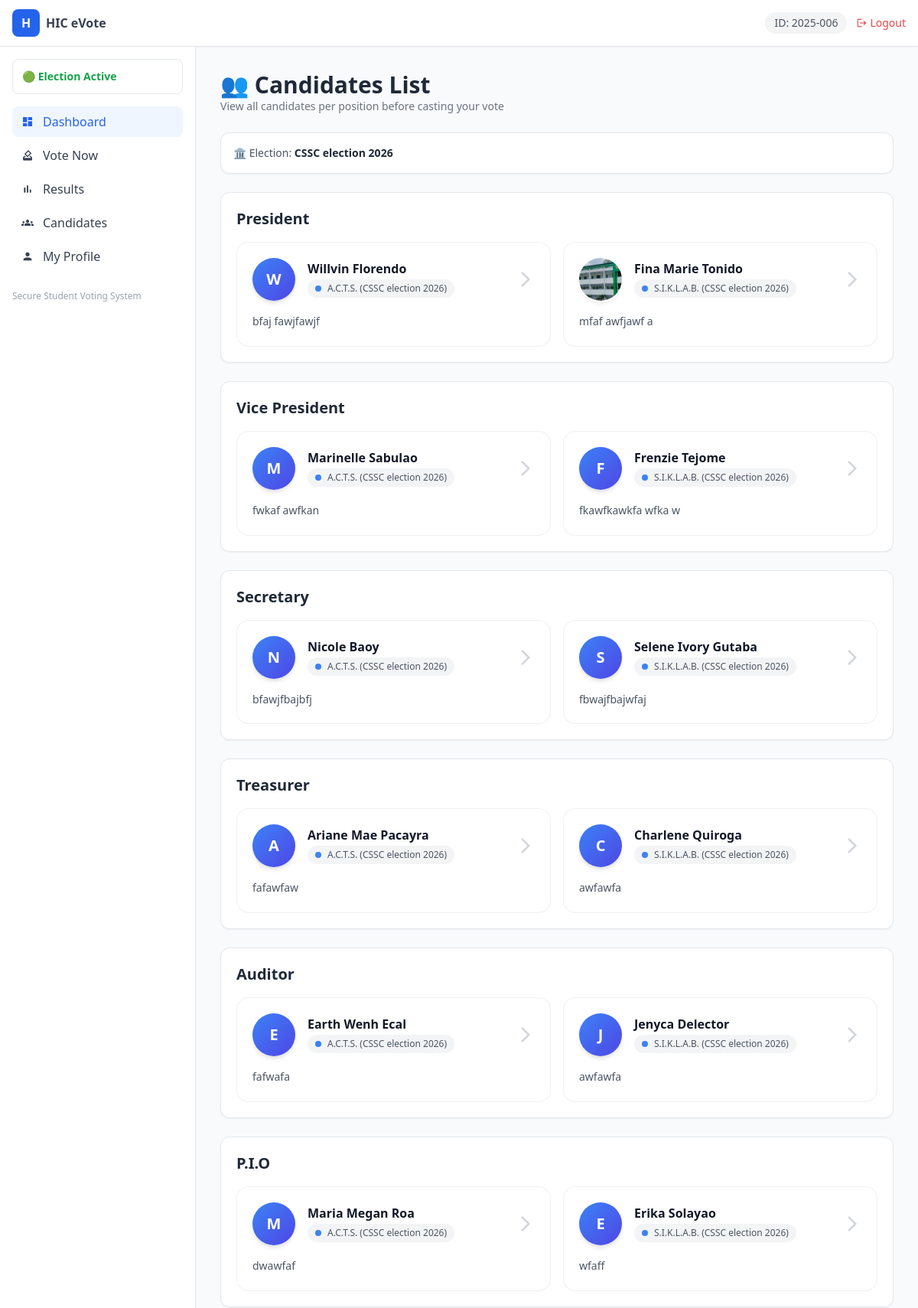
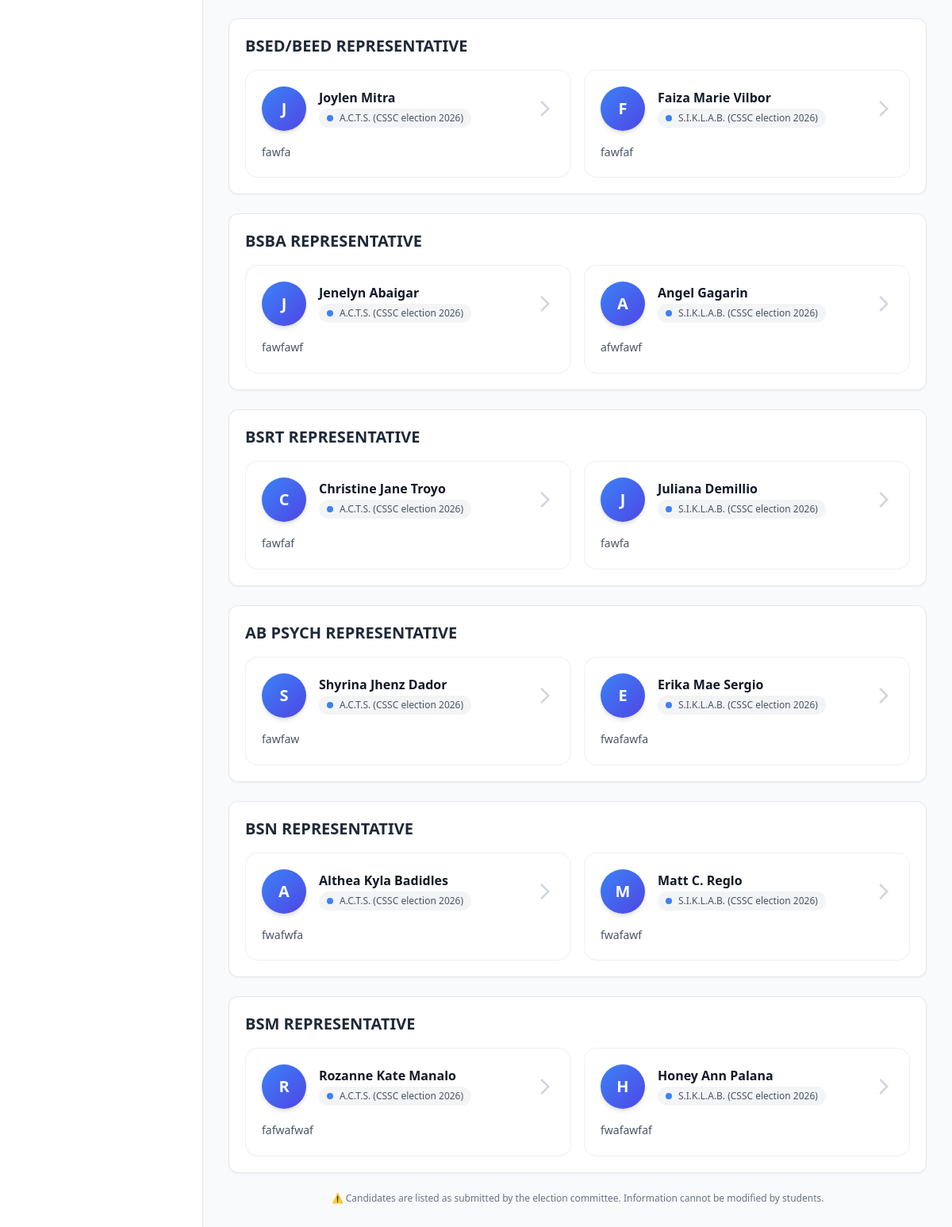
Page /students/student_candidate_list/ (signed in) on the committed database (2 pictures, top to bottom).
### election/models.py (models this page shows, shortened)
class Election(models.Model):
    title = models.CharField(max_length=255)
    description = models.TextField(blank=True)
    start_datetime = models.DateTimeField()
    end_datetime = models.DateTimeField()
    is_active = models.BooleanField(default=False)
    created_at = models.DateTimeField(auto_now_add=True)

class Position(models.Model):
    election = models.ForeignKey(Election, on_delete=models.CASCADE, related_name='positions')
    name = models.CharField(max_length=100)
    max_vote = models.IntegerField(default=1)
    order = models.IntegerField(default=0)

class Candidate(models.Model):
    election = models.ForeignKey(Election, on_delete=models.CASCADE, related_name='candidates')
    position = models.ForeignKey(Position, on_delete=models.CASCADE, related_name='candidates')
    full_name = models.CharField(max_length=255)
    party = models.ForeignKey(PartyList, on_delete=models.SET_NULL, null=True, blank=True, related_name='candidates')
    photo = models.ImageField(upload_to='candidates/', blank=True, null=True)
    campaign_description = models.TextField()
    qualifications = models.TextField(blank=True)
    achievements = models.TextField(blank=True)
    eligibility = models.TextField(blank=True)
    platform = models.TextField(blank=True)
    course = models.CharField(max_length=100, blank=True, null=True)
    year_level = models.CharField(max_length=20, blank=True, null=True)
    section = models.CharField(max_length=20, blank=True, null=True)
    is_active = models.BooleanField(default=True)

class PartyList(models.Model):
    election = models.ForeignKey(Election, on_delete=models.CASCADE, related_name='parties')
    name = models.CharField(max_length=255)
    description = models.TextField(blank=True)
    logo = models.ImageField(upload_to='party_logos/', blank=True, null=True)
    slogan = models.CharField(max_length=255, blank=True)
    is_active = models.BooleanField(default=True)
    def __str__(self):
        return f"{self.name} ({self.election.title})"

### students/views.py (the view)
# urls.py: path('student_candidate_list/', views.student_candidate_list, name='student_candidate_list'),
def student_candidate_list(request):
    student_id = request.session.get('student_id')
    if not student_id:
        return redirect('student_login')
    election = Election.objects.filter(is_active=True).first()
    candidates = Candidate.objects.filter(election=election, is_active=True)
    return render(request, "students/student_candidate_list.html", {
        "candidates": candidates,
        "election": election,
    })

### election/context_processors.py (called while the page is built)
def election_status(request):
    return get_election_status()

### election/utils.py (called while the page is built)
def get_election_status():
    election = Election.objects.first()
    if not election:
        return {
            "status": "none",
            "election": None
        }
    now = timezone.now()
    if election.start_datetime and now < election.start_datetime:
        return {
            "status": "upcoming",
            "election": election
        }
    if election.end_datetime and now > election.end_datetime:
        return {
            "status": "closed",
            "election": election
        }
    if election.is_active:
        return {
            "status": "active",
            "election": election
        }
    return {
        "status": "closed",
        "election": election
    }

### templates/students/student_candidate_list.html (shortened to what this page needs)
{% extends "students/student_base.html" %}
{% block content %}
<div class="space-y-6">
    <div>
        <h1 class="text-3xl font-bold text-gray-800">
            👥 Candidates List
        </h1>
        <p class="text-gray-500 text-sm">
            View all candidates per position before casting your vote
        </p>
    </div>
    <div class="bg-white border rounded-xl p-4 shadow-sm">
        <p class="text-sm text-gray-600">
            🏛 Election:
            <span class="font-semibold text-gray-800">
                {{ election.title }}
            </span>
        </p>
    </div>
    {% for position in election.positions.all %}
    <div class="bg-white border rounded-xl shadow-sm p-5">
        <h2 class="text-xl font-semibold text-gray-800 mb-4">
            {{ position.name }}
        </h2>
        <div class="grid grid-cols-1 md:grid-cols-2 gap-4">
            {% for candidate in candidates %}
            {% if candidate.position_id == position.id %}
            <a href="{% url 'candidate_detail' id=candidate.id %}" class="group relative rounded-2xl bg-white/80 backdrop-blur-lg border border-gray-200/60
          p-5 transition-all duration-300 hover:shadow-xl hover:-translate-y-1">
                <div class="flex items-center gap-4">
                    {% if candidate.photo %}
                    <img src="{{ candidate.photo.url }}"
                        class="w-14 h-14 rounded-full object-cover ring-2 ring-white shadow-md">
                    {% else %}
                    <div class="w-14 h-14 rounded-full
                    bg-gradient-to-br from-blue-500 to-indigo-600
                    flex items-center justify-center text-white text-xl font-semibold shadow-md">
                        {{ candidate.full_name|slice:":1"|upper }}
                    </div>
                    {% endif %}
                    <div class="flex-1">
                        <p class="font-semibold text-gray-900 text-base leading-tight">
                            {{ candidate.full_name }}
                        </p>
                        <div class="mt-1 inline-flex items-center gap-2
                        bg-gray-100 text-gray-600 text-xs px-2.5 py-1 rounded-full">
                            <span class="w-2 h-2 bg-blue-500 rounded-full"></span>
                            {{ candidate.party }}
                        </div>
                    </div>
                    <span class="material-icons text-gray-300 group-hover:text-blue-500 transition">
                    </span>
                </div>
                <p class="text-sm text-gray-600 mt-4 leading-relaxed line-clamp-3">
                    {{ candidate.campaign_description }}
                </p>
            </a>
            {% endif %}
            {% endfor %}
        </div>
    </div>
    {% endfor %}
    <div class="text-xs text-gray-500 text-center mt-6">
        ⚠️ Candidates are listed as submitted by the election committee. Information cannot be modified by students.
    </div>
</div>
{% endblock %}

### templates/students/student_base.html (style rules this page uses)
html, body { background: #f8fafc; }

### rows in the picture
Election: title "CSSC election 2026"
Position: name "President"
Candidate: full_name "W", full_name "Willvin Florendo", party "A.C.T.S. (CSSC election 2026)", campaign_description "bfaj fawjfawjf"
Candidate: photo (picture), full_name "Fina Marie Tonido", party "S.I.K.L.A.B. (CSSC election 2026)", campaign_description "mfaf awfjawf a"
Position: name "Vice President"
Candidate: full_name "M", full_name "Marinelle Sabulao", party "A.C.T.S. (CSSC election 2026)", campaign_description "fwkaf awfkan"
Candidate: full_name "F", full_name "Frenzie Tejome", party "S.I.K.L.A.B. (CSSC election 2026)", campaign_description "fkawfkawkfa wfka w"
Position: name "Secretary"
Candidate: full_name "N", full_name "Nicole Baoy", party "A.C.T.S. (CSSC election 2026)", campaign_description "bfawjfbajbfj"
Candidate: full_name "S", full_name "Selene Ivory Gutaba", party "S.I.K.L.A.B. (CSSC election 2026)", campaign_description "fbwajfbajwfaj"
Position: name "Treasurer"
Candidate: full_name "A", full_name "Ariane Mae Pacayra", party "A.C.T.S. (CSSC election 2026)", campaign_description "fafawfaw"
Candidate: full_name "C", full_name "Charlene Quiroga", party "S.I.K.L.A.B. (CSSC election 2026)", campaign_description "awfawfa"
Position: name "Auditor"
Candidate: full_name "E", full_name "Earth Wenh Ecal", party "A.C.T.S. (CSSC election 2026)", campaign_description "fafwafa"
Candidate: full_name "J", full_name "Jenyca Delector", party "S.I.K.L.A.B. (CSSC election 2026)", campaign_description "awfawfa"
Position: name "P.I.O"
Candidate: full_name "M", full_name "Maria Megan Roa", party "A.C.T.S. (CSSC election 2026)", campaign_description "dwawfaf"
Candidate: full_name "E", full_name "Erika Solayao", party "S.I.K.L.A.B. (CSSC election 2026)", campaign_description "wfaff"
Position: name "BSED/BEED REPRESENTATIVE"
Candidate: full_name "J", full_name "Joylen Mitra", party "A.C.T.S. (CSSC election 2026)", campaign_description "fawfa"
Candidate: full_name "F", full_name "Faiza Marie Vilbor", party "S.I.K.L.A.B. (CSSC election 2026)", campaign_description "fawfaf"
Position: name "BSBA REPRESENTATIVE"
Candidate: full_name "J", full_name "Jenelyn Abaigar", party "A.C.T.S. (CSSC election 2026)", campaign_description "fawfawf"
Candidate: full_name "A", full_name "Angel Gagarin", party "S.I.K.L.A.B. (CSSC election 2026)", campaign_description "afwfawf"
Position: name "BSRT REPRESENTATIVE"
Candidate: full_name "C", full_name "Christine Jane Troyo", party "A.C.T.S. (CSSC election 2026)", campaign_description "fawfaf"
Candidate: full_name "J", full_name "Juliana Demillio", party "S.I.K.L.A.B. (CSSC election 2026)", campaign_description "fawfa"
Position: name "AB PSYCH REPRESENTATIVE"
Candidate: full_name "S", full_name "Shyrina Jhenz Dador", party "A.C.T.S. (CSSC election 2026)", campaign_description "fawfaw"
Candidate: full_name "E", full_name "Erika Mae Sergio", party "S.I.K.L.A.B. (CSSC election 2026)", campaign_description "fwafawfa"
Position: name "BSN REPRESENTATIVE"
Candidate: full_name "A", full_name "Althea Kyla Badidles", party "A.C.T.S. (CSSC election 2026)", campaign_description "fwafwfa"
Candidate: full_name "M", full_name "Matt C. Reglo", party "S.I.K.L.A.B. (CSSC election 2026)", campaign_description "fwafawf"
Position: name "BSM REPRESENTATIVE"
Candidate: full_name "R", full_name "Rozanne Kate Manalo", party "A.C.T.S. (CSSC election 2026)", campaign_description "fafwafwaf"
Candidate: full_name "H", full_name "Honey Ann Palana", party "S.I.K.L.A.B. (CSSC election 2026)", campaign_description "fwafawfaf"

### other values in the picture
{{ request.session.student_id }} "2025-006"
